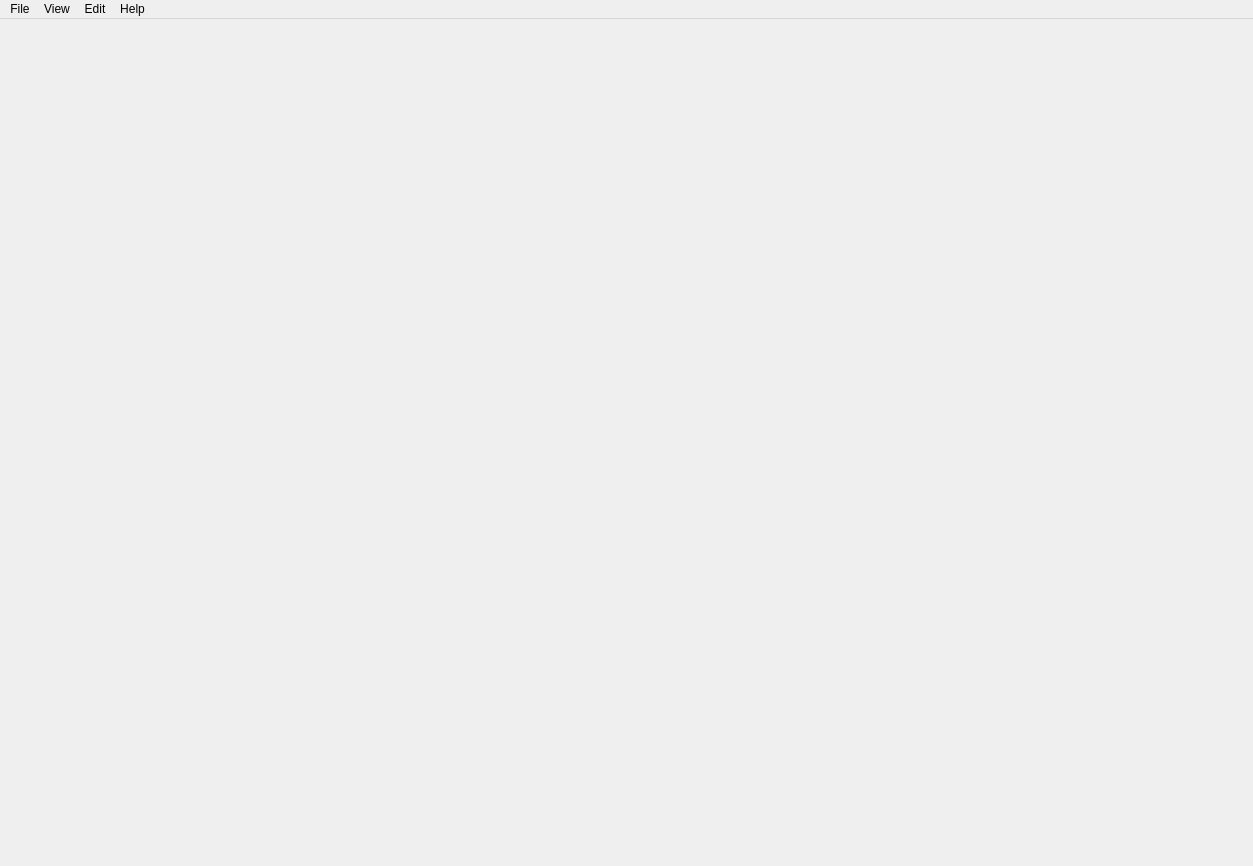
<?xml version="1.0" encoding="UTF-8"?>
<ui version="4.0">
 <class>MainWindow</class>
 <widget class="QMainWindow" name="MainWindow">
  <property name="geometry">
   <rect>
    <x>0</x>
    <y>0</y>
    <width>1253</width>
    <height>866</height>
   </rect>
  </property>
  <property name="windowTitle">
   <string>PVMT_SNAP editor</string>
  </property>
  <widget class="QWidget" name="centralwidget"/>
  <widget class="QMenuBar" name="menubar">
   <property name="geometry">
    <rect>
     <x>0</x>
     <y>0</y>
     <width>1253</width>
     <height>22</height>
    </rect>
   </property>
   <widget class="QMenu" name="menuFile">
    <property name="title">
     <string>File</string>
    </property>
    <addaction name="actionLogout"/>
    <addaction name="separator"/>
    <addaction name="actionExit"/>
   </widget>
   <widget class="QMenu" name="menuView">
    <property name="title">
     <string>View</string>
    </property>
    <addaction name="actionAnalysis_Sections"/>
    <addaction name="actionConstruction_Rehab_History"/>
    <addaction name="actionConst_Rehab_Layer_Detail"/>
    <addaction name="actionProject"/>
   </widget>
   <widget class="QMenu" name="menuHelp">
    <property name="title">
     <string>Help</string>
    </property>
    <addaction name="actionContents"/>
    <addaction name="separator"/>
    <addaction name="actionAbout"/>
   </widget>
   <widget class="QMenu" name="menuEdit">
    <property name="title">
     <string>Edit</string>
    </property>
    <widget class="QMenu" name="menuAdd">
     <property name="title">
      <string>Add</string>
     </property>
     <addaction name="actionTo_Section"/>
     <addaction name="actionTo_Road"/>
    </widget>
    <addaction name="menuAdd"/>
    <addaction name="actionUpdate"/>
    <addaction name="actionCopy"/>
    <addaction name="actionPaste"/>
    <addaction name="actionDelete"/>
    <addaction name="separator"/>
    <addaction name="actionMerge"/>
   </widget>
   <addaction name="menuFile"/>
   <addaction name="menuView"/>
   <addaction name="menuEdit"/>
   <addaction name="menuHelp"/>
  </widget>
  <action name="actionExit">
   <property name="text">
    <string>Exit</string>
   </property>
  </action>
  <action name="actionLogout">
   <property name="text">
    <string>Logout</string>
   </property>
  </action>
  <action name="actionAnalysis_Sections">
   <property name="text">
    <string>Analysis Sections</string>
   </property>
  </action>
  <action name="actionConstruction_Rehab_History">
   <property name="text">
    <string>Construction Rehab History</string>
   </property>
  </action>
  <action name="actionConst_Rehab_Layer_Detail">
   <property name="text">
    <string>Const Rehab Layer Detail</string>
   </property>
  </action>
  <action name="actionProject">
   <property name="text">
    <string>Project</string>
   </property>
  </action>
  <action name="actionAbout">
   <property name="text">
    <string>About</string>
   </property>
  </action>
  <action name="actionUpdate">
   <property name="text">
    <string>Update</string>
   </property>
   <property name="toolTip">
    <string>Update Existing Section Data</string>
   </property>
   <property name="statusTip">
    <string>Update Existing Section Data</string>
   </property>
  </action>
  <action name="actionDelete">
   <property name="text">
    <string>Delete</string>
   </property>
  </action>
  <action name="actionsplit">
   <property name="text">
    <string>Split</string>
   </property>
  </action>
  <action name="actionShift">
   <property name="text">
    <string>Shift</string>
   </property>
  </action>
  <action name="actionMerge">
   <property name="text">
    <string>Merge</string>
   </property>
   <property name="toolTip">
    <string>Merge Two Sections</string>
   </property>
   <property name="statusTip">
    <string>Merge Two Sections</string>
   </property>
  </action>
  <action name="actionAdjust">
   <property name="text">
    <string>Adjust</string>
   </property>
  </action>
  <action name="actionCopy">
   <property name="text">
    <string>Copy</string>
   </property>
   <property name="toolTip">
    <string> Copy Project  Data from a Section</string>
   </property>
   <property name="statusTip">
    <string>Copy Project Data From a Section</string>
   </property>
  </action>
  <action name="actionContents">
   <property name="text">
    <string>Contents</string>
   </property>
  </action>
  <action name="actionPaste">
   <property name="text">
    <string>Paste</string>
   </property>
   <property name="toolTip">
    <string>Paste Project Data to a Section</string>
   </property>
  </action>
  <action name="actionTo_Section">
   <property name="text">
    <string>To Section</string>
   </property>
  </action>
  <action name="actionTo_Road">
   <property name="text">
    <string>To Road</string>
   </property>
  </action>
 </widget>
 <resources/>
 <connections>
  <connection>
   <sender>actionExit</sender>
   <signal>triggered()</signal>
   <receiver>MainWindow</receiver>
   <slot>close()</slot>
   <hints>
    <hint type="sourcelabel">
     <x>-1</x>
     <y>-1</y>
    </hint>
    <hint type="destinationlabel">
     <x>399</x>
     <y>299</y>
    </hint>
   </hints>
  </connection>
 </connections>
</ui>
